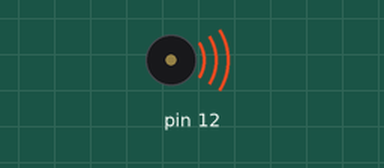
Simulated run of this sketch. Board: Arduino Uno, built with avr-gcc and run on an emulated ATmega328P. On the bench: buzzer (waves = sounding).

Above: at 1.65 s.
At 3.2 s:
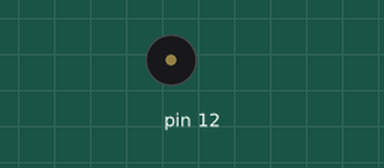
Timing chart, 0 to 6.0 s (numbered marks = the images above):
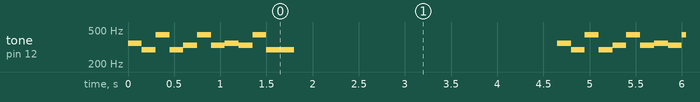

Measured:
- by itself, tone on pin 12: repeats every 4.7 s: 294 Hz 0.15 s, 440 Hz 0.15 s, 294 Hz 0.15 s, 330 Hz 0.15 s, 440 Hz 0.15 s, 330 Hz 0.15 s, 349 Hz 0.15 s, 330 Hz 0.15 s, 440 Hz 0.15 s, 294 Hz 0.30 s, silent 2.9 s, 349 Hz 0.15 s

The sketch:

famima.ino
```cpp
#define BEAT 300
void setup() {
  // put your setup code here, to run once:
   pinMode(12,OUTPUT);
}

void loop() {
  // put your main code here, to run repeatedly:

  digitalWrite(12, HIGH);
  digitalWrite(13, LOW);
  tone(12,349,BEAT);
  delay(BEAT/2);
  tone(12,294,BEAT);
  delay(BEAT/2);
   tone(12,440,BEAT);
  delay(BEAT/2);
  tone(12,294,BEAT);
  delay(BEAT/2);
tone(12,330,BEAT);
  delay(BEAT/2);
tone(12,440,BEAT);
  delay(BEAT/2);
tone(12,330,BEAT);
  delay(BEAT/2);
tone(12,349,BEAT);
  delay(BEAT/2);
 tone(12,330,BEAT);
  delay(BEAT/2);
tone(12,440,BEAT);
  delay(BEAT/2);
tone(12,294,BEAT);
  delay(BEAT/2);
  digitalWrite(13, HIGH);
  digitalWrite(12, LOW);
  delay(3000);

}
```
